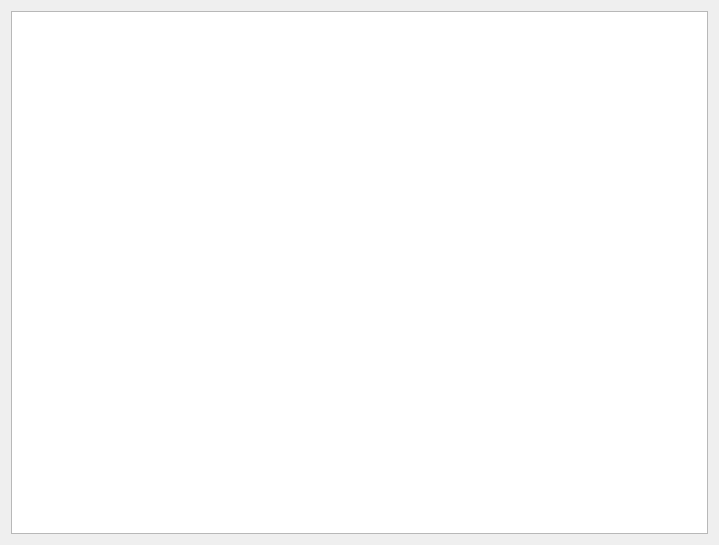
<?xml version="1.0" encoding="UTF-8"?>
<ui version="4.0">
 <class>Widget</class>
 <widget class="QWidget" name="Widget">
  <property name="geometry">
   <rect>
    <x>0</x>
    <y>0</y>
    <width>719</width>
    <height>545</height>
   </rect>
  </property>
  <property name="windowTitle">
   <string>Widget</string>
  </property>
  <layout class="QHBoxLayout" name="horizontalLayout">
   <item>
    <widget class="QTableWidget" name="tableWidget"/>
   </item>
  </layout>
 </widget>
 <layoutdefault spacing="6" margin="11"/>
 <resources/>
 <connections/>
</ui>
